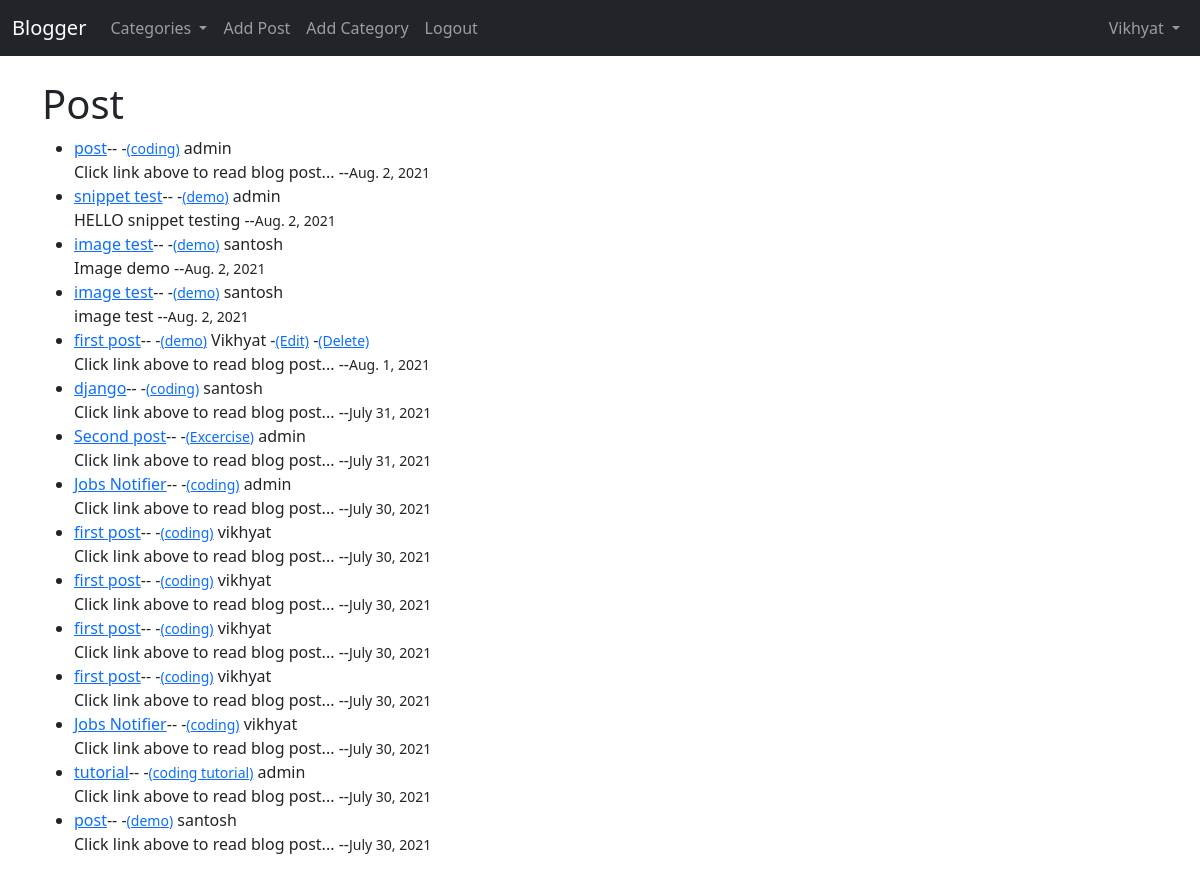
The app's page / (signed in), older data.
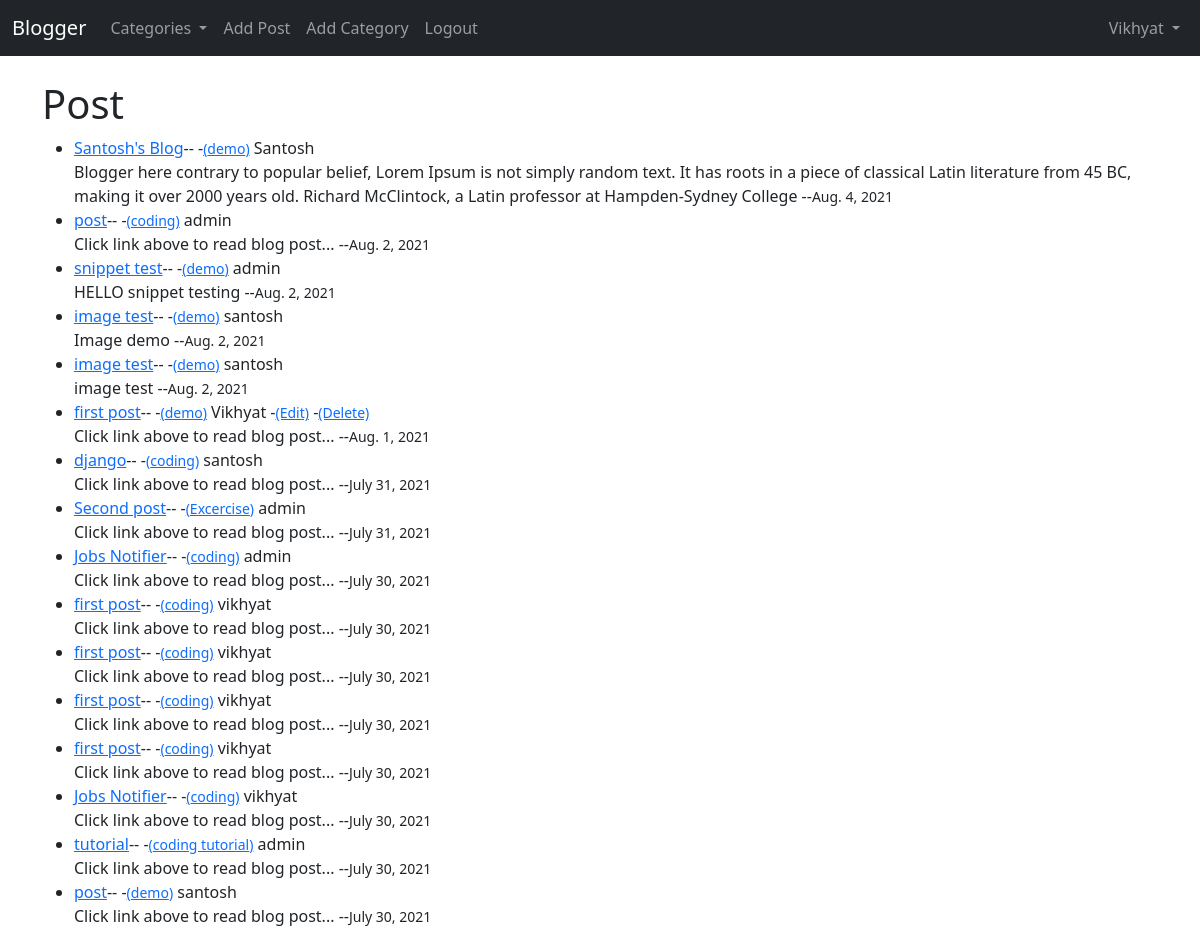
The same page, newer data.
### theblog/models.py (models this page shows, shortened)
class Post(models.Model):
    title = models.CharField(max_length=255)
    title_tag = models.CharField(max_length=255)
    header_image=models.ImageField(null=True,blank=True,upload_to="images/")
    author = models.ForeignKey(User,on_delete=models.CASCADE)
    body= RichTextField(blank=True,null=True)
    category=models.CharField(max_length=255,default='coding')
    snippet=models.CharField(max_length=255)
    post_date=models.DateField(auto_now_add=True)
    likes = models.ManyToManyField(User,related_name='blog_post')

### theblog/views.py (the view)
# urls.py: path('',HomeView.as_view(),name="home"),
class HomeView(ListView):
    model=Post
    template_name='home.html'
    ordering=['-post_date']
    def get_context_data(self, *args,**kwargs):
        category_menu= Category.objects.all()
        context= super(HomeView,self).get_context_data(*args,**kwargs)
        context['category_menu']=category_menu
        return context

### theblog/models.py (called while the page is built)
    def __str__(self):
        return self.name

### theblog/templates/home.html
{%extends 'base.html'%}
{% block content %}
<h1>Post</h1>
<ul>
{% for post in object_list%}
   <li> <a href="{%url 'article-detail' post.pk%}">{{post.title}}</a>--
    -<a href="{%url 'category' post.category|slugify%}"><small>({{post.category }})</small></a>
    {{post.author}}
    {%if user.is_authenticated%}
    {%if user.id == post.author.id%}
    -<a href="{%url 'update_post' post.pk%}"><small>(Edit)</small></a>
    -<a href="{%url 'delete_post' post.pk%}"><small>(Delete)</small></a>
    {% endif %}
    {% endif %}
    <br>
    {{post.snippet|safe}} --<small>{{post.post_date}}</small></li>
{%endfor%}
</ul>
{% endblock %}

Row changes from the older to the newer data that the page shows:
added Post: title "Santosh's Blog", category "demo", author "Santosh", snippet "Blogger here contrary to popular belief, Lorem Ipsum is not simply random text. It has roots in a piece of classical Latin literature from 45 BC, making it over 2000 years old. Richard McClintock, a Latin professor at Hampden-Sydney College", post_date "Aug. 4, 2021"
